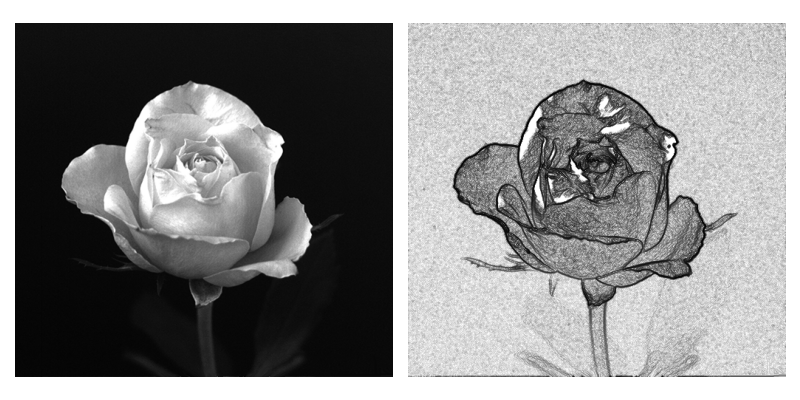

This figure's Python source:
import numpy as np
import matplotlib.pyplot as plt
from skimage.io import imread
from skimage.util import img_as_float
from libDIP.levelSetForce4e import levelSetForce4e
from libDIPUM.data_path import dip_data

# Data
img_path = dip_data('rose479by512.tif')
f = img_as_float(imread(img_path))

# Compute edge-marking function.
W = levelSetForce4e('gradient', [f, 1, 50])

# Display
fig, axes = plt.subplots(1, 2, figsize=(8, 4))
axes[0].imshow(f, cmap='gray')
axes[0].axis('off')
axes[1].imshow(W, cmap='gray')
axes[1].axis('off')

plt.tight_layout()
plt.savefig('Figure1128.png')
plt.show()
